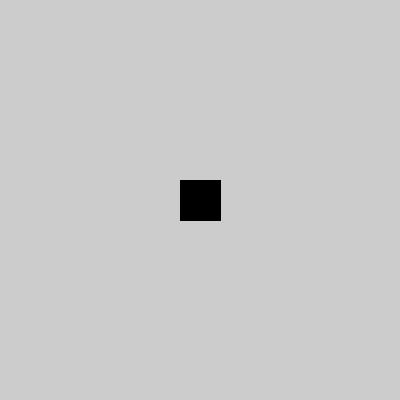
Frame 1 (no input)
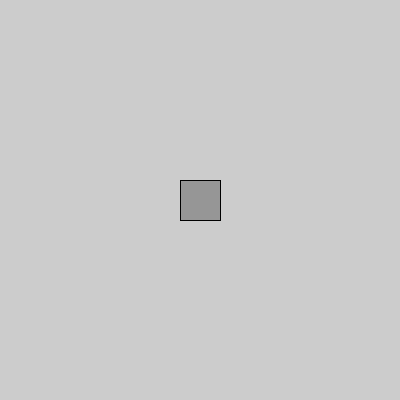
Frame 60 (the mouse pressed at the canvas centre just before this capture)
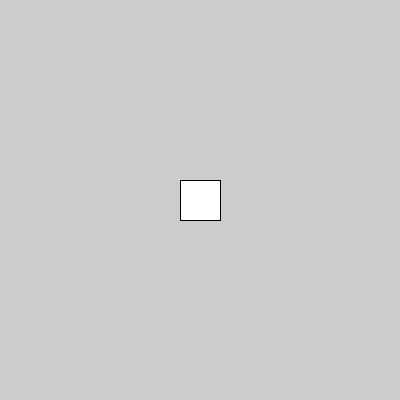
Frame 120 (the mouse held since frame 60 and released just before this capture)

The Processing sketch that drew these frames (run headless with seeded random() and noise(); from frame 60 on, the mouse is pressed at the canvas centre):

// Processing sketch: processing_105132
// ── processing_105132.pde

void setup() {
  size(400,400);
}
int x;
void draw(){
fill(x);
  rectMode(CENTER);
rect(width/2, height/2, 40,40);
if(mouseX>=180 && mouseX<=220 && mouseY>=180 && mouseY<=220 ){
x=255;
}else{x=150;}


}
